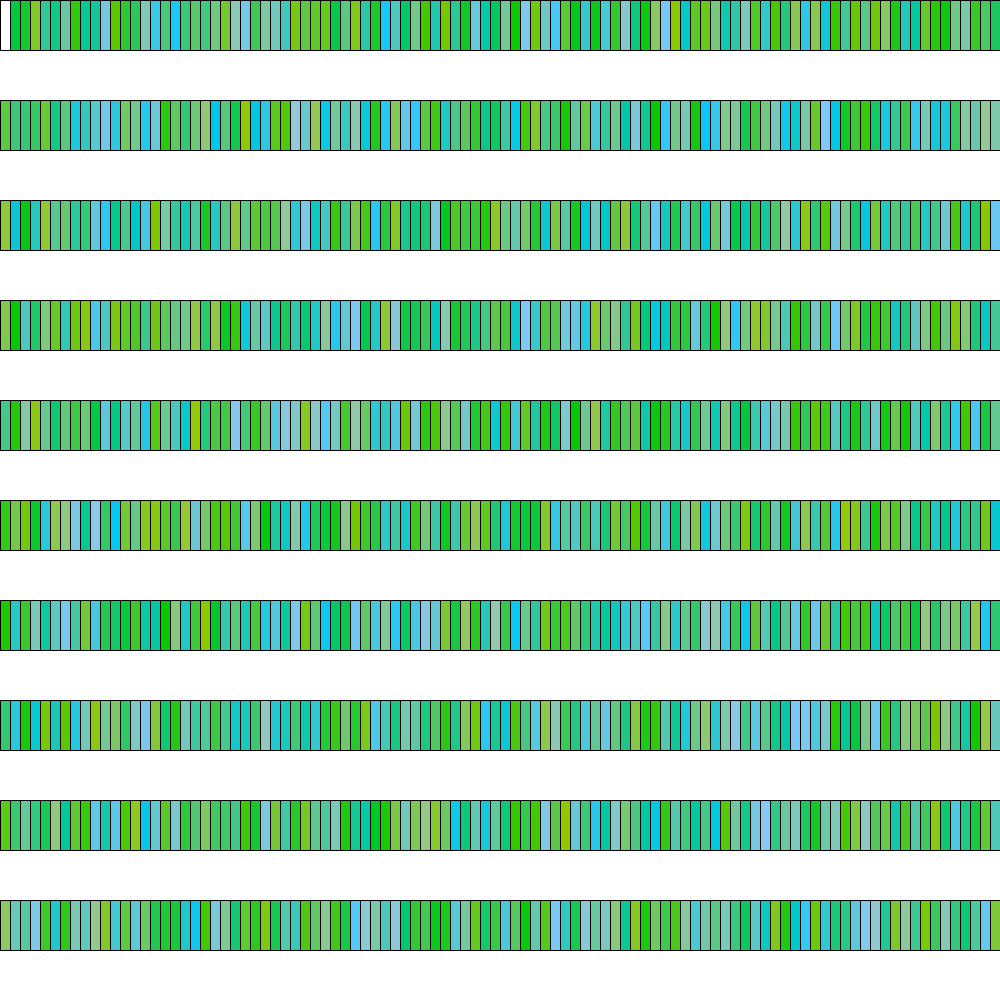
Frame 1 (no input)
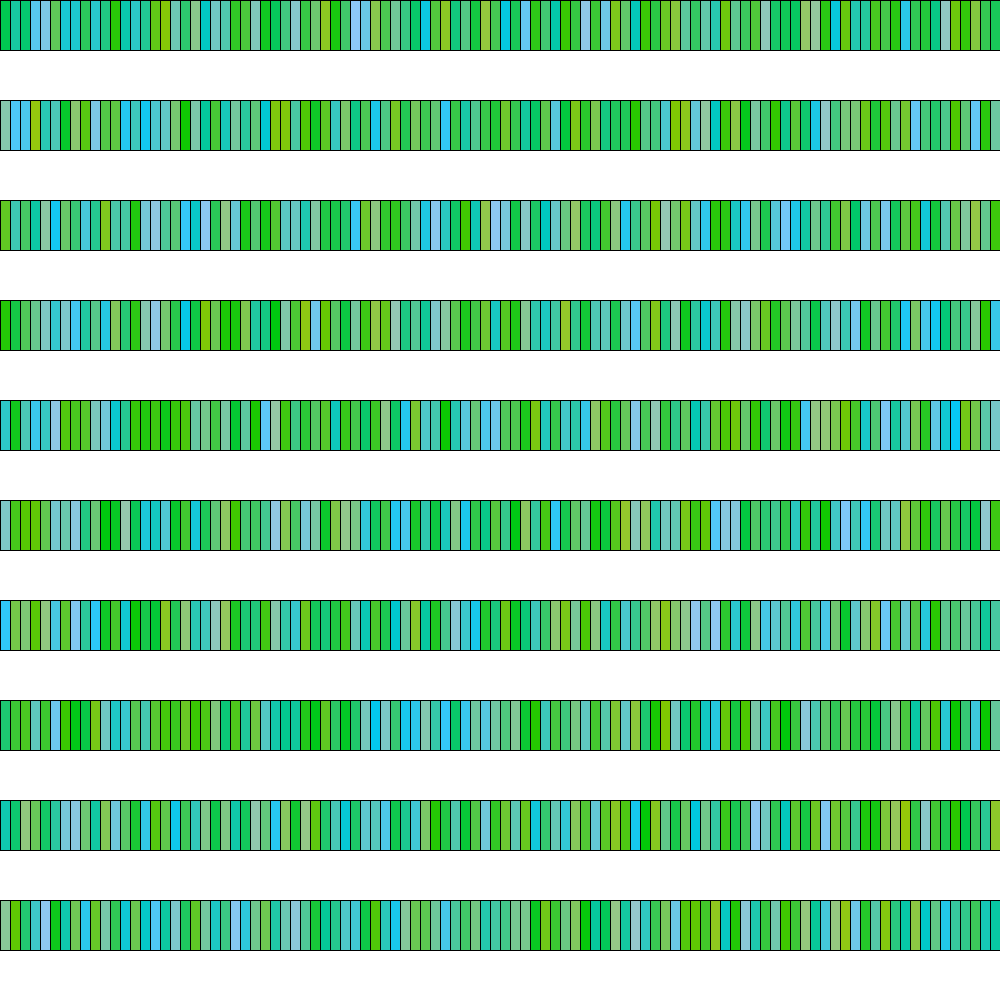
Frame 60 (the mouse pressed at the canvas centre just before this capture)
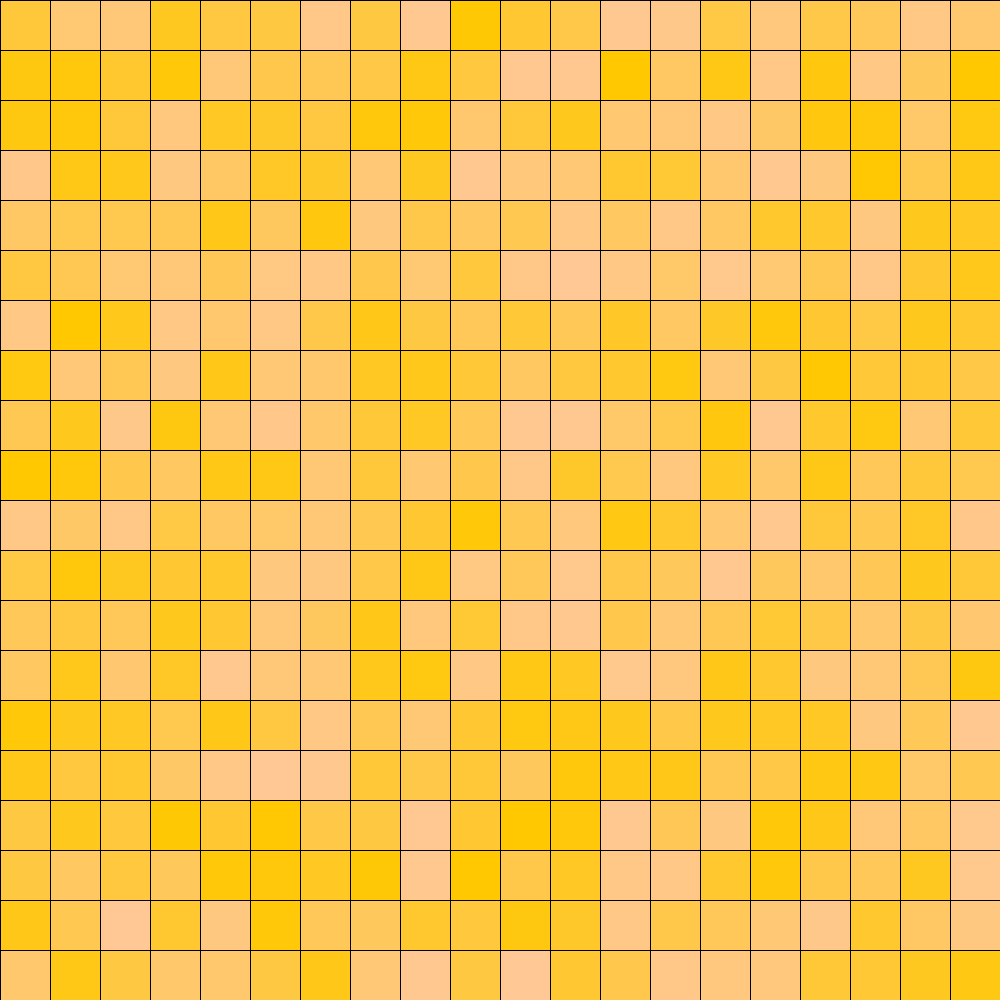
Frame 120 (the mouse held since frame 60 and released just before this capture)

The Processing sketch that drew these frames (run headless with seeded random() and noise(); from frame 60 on, the mouse is pressed at the canvas centre):

// Processing sketch: pattern4_exercise3
// ── pattern4_exercise3.pde


void setup() {
  size (1000, 1000);
  background( 255);
  
}


void draw() {
     //when the user clicks and holds their mouse, the whole screen will become a grid that has moving squares
   //afterwards, the lines between the rectangle patterns will become colored and grid
   //depending on where the user clicks their mouse on the screen, the color will change
  if (mousePressed) {
    frameRate( 100); 
    for (int a = 0; a < width; a += 50) {
      for ( int b = 0; b < height; b += 50) {
        fill ( mouseY + 10, 200, random( 150));
   quad( a, b, a + 50, b, a + 50, b + 50, a, b +50);  
      
      } //end bracket for height for loop
    } // end bracket for width for loop
  } else {
  
  // if the mouse is not clicked, multiple rectangles that change color randomly without any action needed
  for ( int x = 0; x < width; x+=  10) { 
    for ( int y = 0; y < height; y += 100) {
frameRate (4);
    quad(  x , y, x + 50, y, x + 50, y + 50, x, y + 50);
   
      //when enter key is pressed the rectangles all become black
        fill( random(150), 200, random( 250));
      } //end bracket for height for loop
    }// end bracket for loop for width
  } // else statement bracket










}
